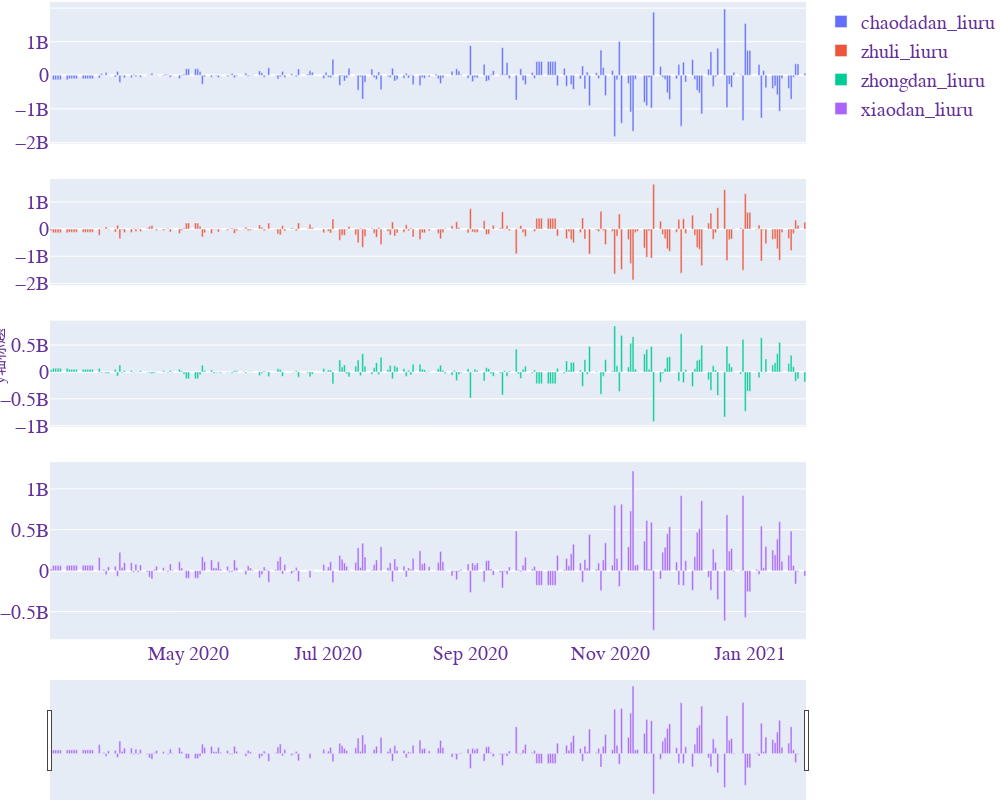

Write notebook code for a chart like this one.
### Code cell
layout = dict(title_x=0.5, # title居中
          font=dict(family="Times New Roman",size=20,color="RebeccaPurple"),
          # 字体设置
          coloraxis_colorbar=dict(xanchor="left",x=0.75,ticks="outside"),
          # 颜色条设置
          margin=dict(b= 0,l=20, r=0, t= 0),
          width=1000,
          height=800
          # 大小设置
         )
fig_all = make_subplots(rows=4,  # 将画布分为两行
        cols=1,  # 将画布分为两列
        subplot_titles=["", 
                        ""
                     ],  # 子图的标题
        x_title="",
        y_title="y轴标题", shared_xaxes=True
       )
trace0 = go.Bar(
    name="chaodadan_liuru",
    x=df1["dt"], y=df1["chaodadan_liuru"]
)

trace1 = go.Bar(
    name="zhuli_liuru",
    x=df1["dt"], y=df1["zhuli_liuru"]
)
trace2 = go.Bar(
    name="zhongdan_liuru",
    x=df1["dt"], y=df1["zhongdan_liuru"]
)

trace3 = go.Bar(
    name="xiaodan_liuru",
    x=df1["dt"], y=df1["xiaodan_liuru"]
)
trace4 = go.Bar(
    name="dadan_liuru",
    x=df1["dt"], y=df1["dadan_liuru"]
)


fig_all.append_trace(trace0,1,1)  # 将trace0添加到第一行第一列的位置
fig_all.append_trace(trace1,2,1)  # 将trace0添加到第一行第一列的位置
fig_all.append_trace(trace2,3,1)  # 将trace0添加到第一行第一列的位置
fig_all.append_trace(trace3,4,1)  # 将trace0添加到第一行第一列的位置

fig_all['layout']['yaxis1'].update(domain=[0.8, 1])
fig_all['layout']['yaxis2'].update(domain=[0.6, 0.75])
fig_all['layout']['yaxis3'].update(domain=[0.4, 0.55])
fig_all['layout']['yaxis4'].update(domain=[0.1, 0.35])



fig_all.update_layout(layout)
fig_all.update_layout(xaxis1_rangeslider_visible=False)
fig_all.update_layout(xaxis2_rangeslider_visible=False)
fig_all.update_layout(xaxis4_rangeslider_visible=True)

fig_all.show()

### Figure 1 — Plotly figure (JSON) as saved in the notebook; plotly's stock layout.template omitted (floating-point values rounded to 4 significant figures; data arrays with more than 128 entries replaced by an {"elided": "..."} marker saying what was removed)
{"data": [{"name": "chaodadan_liuru", "type": "bar", "x": {"elided": "233 str values"}, "xaxis": "x", "y": {"elided": "233 int values"}, "yaxis": "y"}, {"name": "zhuli_liuru", "type": "bar", "x": {"elided": "233 str values"}, "xaxis": "x2", "y": {"elided": "233 int values"}, "yaxis": "y2"}, {"name": "zhongdan_liuru", "type": "bar", "x": {"elided": "233 str values"}, "xaxis": "x3", "y": {"elided": "233 int values"}, "yaxis": "y3"}, {"name": "xiaodan_liuru", "type": "bar", "x": {"elided": "233 str values"}, "xaxis": "x4", "y": {"elided": "233 int values"}, "yaxis": "y4"}], "layout": {"annotations": [{"font": {"size": 16}, "showarrow": false, "text": "y轴标题", "textangle": -90, "x": 0, "xanchor": "right", "xref": "paper", "xshift": -40, "y": 0.5, "yanchor": "middle", "yref": "paper"}], "coloraxis": {"colorbar": {"ticks": "outside", "x": 0.75, "xanchor": "left"}}, "font": {"color": "RebeccaPurple", "family": "Times New Roman", "size": 20}, "height": 800, "margin": {"b": 0, "l": 20, "r": 0, "t": 0}, "title": {"x": 0.5}, "width": 1000, "xaxis": {"anchor": "y", "domain": [0, 1], "matches": "x4", "rangeslider": {"visible": false}, "showticklabels": false}, "xaxis2": {"anchor": "y2", "domain": [0, 1], "matches": "x4", "rangeslider": {"visible": false}, "showticklabels": false}, "xaxis3": {"anchor": "y3", "domain": [0, 1], "matches": "x4", "showticklabels": false}, "xaxis4": {"anchor": "y4", "domain": [0, 1], "rangeslider": {"visible": true}}, "yaxis": {"anchor": "x", "domain": [0.8, 1]}, "yaxis2": {"anchor": "x2", "domain": [0.6, 0.75]}, "yaxis3": {"anchor": "x3", "domain": [0.4, 0.55]}, "yaxis4": {"anchor": "x4", "domain": [0.1, 0.35]}}}
